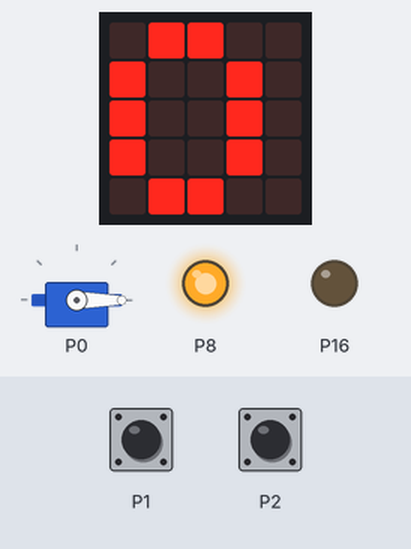
This program was run on a simulated BBC micro:bit (MakeCode). Shown: servo, the board's 5×5 LED display, output pins drawn as LEDs (lit = HIGH). The inputs (shaded band) are chosen by the test bench.

Above: at 1.2 s.
1.3 s: touch pin P1 pressed for 0.15 s
At 2.8 s:
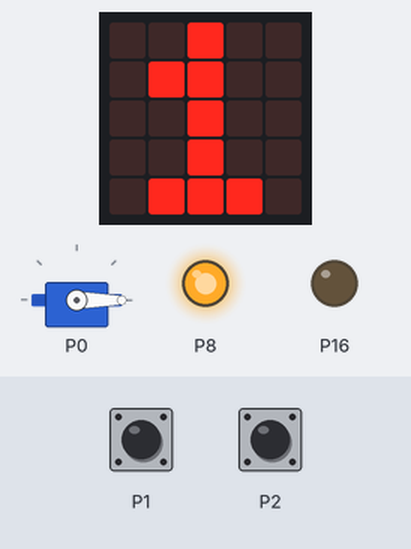
3.3 s: touch pin P1 pressed for 3.2 s
At 6.4 s:
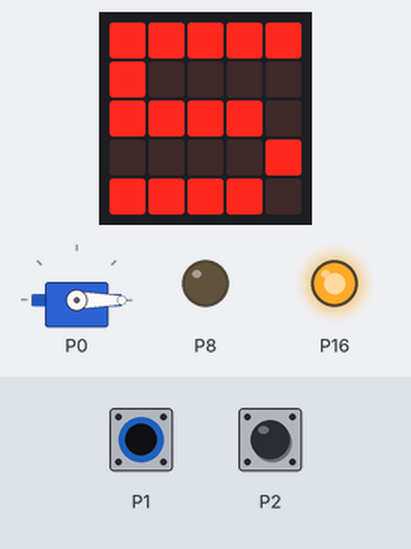
8.0 s: touch pin P2 pressed for 3.2 s
At 10.4 s:
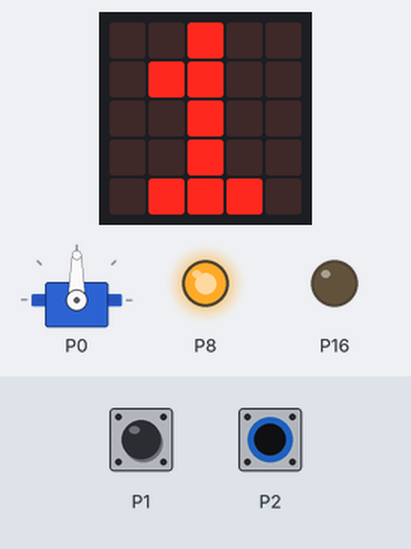
Timing chart, 0 to 12.1 s (numbered marks = the images above; inputs shaded):
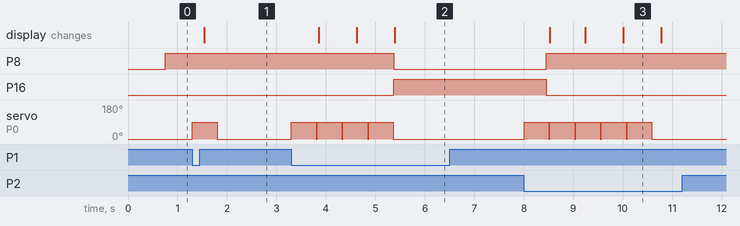

The program:

main.ts
```typescript
let Anzahl_Autos = 0
servos.P0.setAngle(0)
Anzahl_Autos = Anzahl_Autos
basic.forever(function () {
    if (Anzahl_Autos < 5 && input.pinIsPressed(TouchPin.P1)) {
        Anzahl_Autos += 1
        servos.P0.setAngle(90)
        basic.pause(500)
        servos.P0.setAngle(0)
    }
})
basic.forever(function () {
    if (Anzahl_Autos > 0 && input.pinIsPressed(TouchPin.P2)) {
        Anzahl_Autos += -1
        servos.P0.setAngle(90)
        basic.pause(500)
        servos.P0.setAngle(0)
    }
})
basic.forever(function () {
    basic.showNumber(Anzahl_Autos)
    if (Anzahl_Autos < 5) {
        pins.digitalWritePin(DigitalPin.P8, 1)
        pins.digitalWritePin(DigitalPin.P16, 0)
    } else {
        pins.digitalWritePin(DigitalPin.P8, 0)
        pins.digitalWritePin(DigitalPin.P16, 1)
    }
})
```

test.ts
```typescript
// Hier kann man Tests durchführen; diese Datei wird nicht kompiliert, wenn dieses Paket als Erweiterung verwendet wird.
```

Measured:
- after the input at 1.3 s, servo on P0: 0° → 90° at once, → 0° 0.50 s later; the display: changes after 0.24 s (image 1)
- after the input at 3.3 s, P8: HIGH → LOW after 2.1 s; P16: LOW → HIGH after 2.1 s; servo on P0: 0° → 90° at once, → 0° 2.1 s later; the display: first changes after 0.55 s (image 2 shows a later state)
- after the input at 8.0 s, P8: LOW → HIGH after 0.45 s; P16: HIGH → LOW after 0.45 s; servo on P0: alternates 90° for 0.50 s and 0° for 0.02 s, 10 changes in all, then stays 0°, starting at once; the display: first changes after 0.52 s (image 3 shows a later state)
